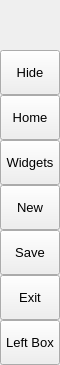
        <widget class="QFrame" name="leftMenuBg">
         <property name="minimumSize">
          <size>
           <width>60</width>
           <height>0</height>
          </size>
         </property>
         <property name="maximumSize">
          <size>
           <width>60</width>
           <height>16777215</height>
          </size>
         </property>
         <property name="frameShape">
          <enum>QFrame::NoFrame</enum>
         </property>
         <property name="frameShadow">
          <enum>QFrame::Raised</enum>
         </property>
         <layout class="QVBoxLayout" name="verticalLayout_3">
          <property name="spacing">
           <number>0</number>
          </property>
          <property name="leftMargin">
           <number>0</number>
          </property>
          <property name="topMargin">
           <number>0</number>
          </property>
          <property name="rightMargin">
           <number>0</number>
          </property>
          <property name="bottomMargin">
           <number>0</number>
          </property>
          <item>
           <widget class="QFrame" name="topLogoInfo">
            <property name="minimumSize">
             <size>
              <width>0</width>
              <height>50</height>
             </size>
            </property>
            <property name="maximumSize">
             <size>
              <width>16777215</width>
              <height>50</height>
             </size>
            </property>
            <property name="frameShape">
             <enum>QFrame::NoFrame</enum>
            </property>
            <property name="frameShadow">
             <enum>QFrame::Raised</enum>
            </property>
            <widget class="QFrame" name="topLogo">
             <property name="geometry">
              <rect>
               <x>10</x>
               <y>5</y>
               <width>42</width>
               <height>42</height>
              </rect>
             </property>
             <property name="minimumSize">
              <size>
               <width>42</width>
               <height>42</height>
              </size>
             </property>
             <property name="maximumSize">
              <size>
               <width>42</width>
               <height>42</height>
              </size>
             </property>
             <property name="frameShape">
              <enum>QFrame::NoFrame</enum>
             </property>
             <property name="frameShadow">
              <enum>QFrame::Raised</enum>
             </property>
            </widget>
            <widget class="QLabel" name="titleLeftApp">
             <property name="geometry">
              <rect>
               <x>70</x>
               <y>8</y>
               <width>160</width>
               <height>20</height>
              </rect>
             </property>
             <property name="font">
              <font>
               <pointsize>12</pointsize>
               <italic>false</italic>
               <bold>false</bold>
              </font>
             </property>
             <property name="text">
              <string>Tracker App</string>
             </property>
             <property name="alignment">
              <set>Qt::AlignLeading|Qt::AlignLeft|Qt::AlignTop</set>
             </property>
            </widget>
            <widget class="QLabel" name="titleLeftDescription">
             <property name="geometry">
              <rect>
               <x>70</x>
               <y>27</y>
               <width>160</width>
               <height>16</height>
              </rect>
             </property>
             <property name="maximumSize">
              <size>
               <width>16777215</width>
               <height>16</height>
              </size>
             </property>
             <property name="font">
              <font>
               <pointsize>8</pointsize>
               <italic>false</italic>
               <bold>false</bold>
              </font>
             </property>
             <property name="alignment">
              <set>Qt::AlignLeading|Qt::AlignLeft|Qt::AlignTop</set>
             </property>
            </widget>
           </widget>
          </item>
          <item>
           <widget class="QFrame" name="leftMenuFrame">
            <property name="frameShape">
             <enum>QFrame::NoFrame</enum>
            </property>
            <property name="frameShadow">
             <enum>QFrame::Raised</enum>
            </property>
            <layout class="QVBoxLayout" name="verticalMenuLayout">
             <property name="spacing">
              <number>0</number>
             </property>
             <property name="leftMargin">
              <number>0</number>
             </property>
             <property name="topMargin">
              <number>0</number>
             </property>
             <property name="rightMargin">
              <number>0</number>
             </property>
             <property name="bottomMargin">
              <number>0</number>
             </property>
             <item>
              <widget class="QFrame" name="toggleBox">
               <property name="maximumSize">
                <size>
                 <width>16777215</width>
                 <height>45</height>
                </size>
               </property>
               <property name="frameShape">
                <enum>QFrame::NoFrame</enum>
               </property>
               <property name="frameShadow">
                <enum>QFrame::Raised</enum>
               </property>
               <layout class="QVBoxLayout" name="verticalLayout_4">
                <property name="spacing">
                 <number>0</number>
                </property>
                <property name="leftMargin">
                 <number>0</number>
                </property>
                <property name="topMargin">
                 <number>0</number>
                </property>
                <property name="rightMargin">
                 <number>0</number>
                </property>
                <property name="bottomMargin">
                 <number>0</number>
                </property>
                <item>
                 <widget class="QPushButton" name="toggleButton">
                  <property name="sizePolicy">
                   <sizepolicy hsizetype="Expanding" vsizetype="Fixed">
                    <horstretch>0</horstretch>
                    <verstretch>0</verstretch>
                   </sizepolicy>
                  </property>
                  <property name="minimumSize">
                   <size>
                    <width>0</width>
                    <height>45</height>
                   </size>
                  </property>
                  <property name="font">
                   <font>
                    <pointsize>10</pointsize>
                    <italic>false</italic>
                    <bold>false</bold>
                   </font>
                  </property>
                  <property name="cursor">
                   <cursorShape>PointingHandCursor</cursorShape>
                  </property>
                  <property name="layoutDirection">
                   <enum>Qt::LeftToRight</enum>
                  </property>
                  <property name="styleSheet">
                   <string notr="true">background-image: url(:/icons/images/icons/icon_menu.png);</string>
                  </property>
                  <property name="text">
                   <string>Hide</string>
                  </property>
                 </widget>
                </item>
               </layout>
              </widget>
             </item>
             <item alignment="Qt::AlignTop">
              <widget class="QFrame" name="topMenu">
               <property name="frameShape">
                <enum>QFrame::NoFrame</enum>
               </property>
               <property name="frameShadow">
                <enum>QFrame::Raised</enum>
               </property>
               <layout class="QVBoxLayout" name="verticalLayout_8">
                <property name="spacing">
                 <number>0</number>
                </property>
                <property name="leftMargin">
                 <number>0</number>
                </property>
                <property name="topMargin">
                 <number>0</number>
                </property>
                <property name="rightMargin">
                 <number>0</number>
                </property>
                <property name="bottomMargin">
                 <number>0</number>
                </property>
                <item>
                 <widget class="QPushButton" name="btn_home">
                  <property name="sizePolicy">
                   <sizepolicy hsizetype="Expanding" vsizetype="Fixed">
                    <horstretch>0</horstretch>
                    <verstretch>0</verstretch>
                   </sizepolicy>
                  </property>
                  <property name="minimumSize">
                   <size>
                    <width>0</width>
                    <height>45</height>
                   </size>
                  </property>
                  <property name="font">
                   <font>
                    <pointsize>10</pointsize>
                    <italic>false</italic>
                    <bold>false</bold>
                   </font>
                  </property>
                  <property name="cursor">
                   <cursorShape>PointingHandCursor</cursorShape>
                  </property>
                  <property name="layoutDirection">
                   <enum>Qt::LeftToRight</enum>
                  </property>
                  <property name="styleSheet">
                   <string notr="true">background-image: url(:/icons/images/icons/cil-home.png);</string>
                  </property>
                  <property name="text">
                   <string>Home</string>
                  </property>
                 </widget>
                </item>
                <item>
                 <widget class="QPushButton" name="btn_widgets">
                  <property name="sizePolicy">
                   <sizepolicy hsizetype="Expanding" vsizetype="Fixed">
                    <horstretch>0</horstretch>
                    <verstretch>0</verstretch>
                   </sizepolicy>
                  </property>
                  <property name="minimumSize">
                   <size>
                    <width>0</width>
                    <height>45</height>
                   </size>
                  </property>
                  <property name="font">
                   <font>
                    <pointsize>10</pointsize>
                    <italic>false</italic>
                    <bold>false</bold>
                   </font>
                  </property>
                  <property name="cursor">
                   <cursorShape>PointingHandCursor</cursorShape>
                  </property>
                  <property name="layoutDirection">
                   <enum>Qt::LeftToRight</enum>
                  </property>
                  <property name="styleSheet">
                   <string notr="true">background-image: url(:/icons/images/icons/cil-gamepad.png);</string>
                  </property>
                  <property name="text">
                   <string>Widgets</string>
                  </property>
                 </widget>
                </item>
                <item>
                 <widget class="QPushButton" name="btn_new">
                  <property name="sizePolicy">
                   <sizepolicy hsizetype="Expanding" vsizetype="Fixed">
                    <horstretch>0</horstretch>
                    <verstretch>0</verstretch>
                   </sizepolicy>
                  </property>
                  <property name="minimumSize">
                   <size>
                    <width>0</width>
                    <height>45</height>
                   </size>
                  </property>
                  <property name="font">
                   <font>
                    <pointsize>10</pointsize>
                    <italic>false</italic>
                    <bold>false</bold>
                   </font>
                  </property>
                  <property name="cursor">
                   <cursorShape>PointingHandCursor</cursorShape>
                  </property>
                  <property name="layoutDirection">
                   <enum>Qt::LeftToRight</enum>
                  </property>
                  <property name="styleSheet">
                   <string notr="true">background-image: url(:/icons/images/icons/cil-file.png);</string>
                  </property>
                  <property name="text">
                   <string>New</string>
                  </property>
                 </widget>
                </item>
                <item>
                 <widget class="QPushButton" name="btn_save">
                  <property name="sizePolicy">
                   <sizepolicy hsizetype="Expanding" vsizetype="Fixed">
                    <horstretch>0</horstretch>
                    <verstretch>0</verstretch>
                   </sizepolicy>
                  </property>
                  <property name="minimumSize">
                   <size>
                    <width>0</width>
                    <height>45</height>
                   </size>
                  </property>
                  <property name="font">
                   <font>
                    <pointsize>10</pointsize>
                    <italic>false</italic>
                    <bold>false</bold>
                   </font>
                  </property>
                  <property name="cursor">
                   <cursorShape>PointingHandCursor</cursorShape>
                  </property>
                  <property name="layoutDirection">
                   <enum>Qt::LeftToRight</enum>
                  </property>
                  <property name="styleSheet">
                   <string notr="true">background-image: url(:/icons/images/icons/cil-save.png)</string>
                  </property>
                  <property name="text">
                   <string>Save</string>
                  </property>
                 </widget>
                </item>
                <item>
                 <widget class="QPushButton" name="btn_exit">
                  <property name="sizePolicy">
                   <sizepolicy hsizetype="Expanding" vsizetype="Fixed">
                    <horstretch>0</horstretch>
                    <verstretch>0</verstretch>
                   </sizepolicy>
                  </property>
                  <property name="minimumSize">
                   <size>
                    <width>0</width>
                    <height>45</height>
                   </size>
                  </property>
                  <property name="font">
                   <font>
                    <pointsize>10</pointsize>
                    <italic>false</italic>
                    <bold>false</bold>
                   </font>
                  </property>
                  <property name="cursor">
                   <cursorShape>PointingHandCursor</cursorShape>
                  </property>
                  <property name="layoutDirection">
                   <enum>Qt::LeftToRight</enum>
                  </property>
                  <property name="styleSheet">
                   <string notr="true">background-image: url(:/icons/images/icons/cil-x.png);</string>
                  </property>
                  <property name="text">
                   <string>Exit</string>
                  </property>
                 </widget>
                </item>
               </layout>
              </widget>
             </item>
             <item alignment="Qt::AlignBottom">
              <widget class="QFrame" name="bottomMenu">
               <property name="frameShape">
                <enum>QFrame::NoFrame</enum>
               </property>
               <property name="frameShadow">
                <enum>QFrame::Raised</enum>
               </property>
               <layout class="QVBoxLayout" name="verticalLayout_9">
                <property name="spacing">
                 <number>0</number>
                </property>
                <property name="leftMargin">
                 <number>0</number>
                </property>
                <property name="topMargin">
                 <number>0</number>
                </property>
                <property name="rightMargin">
                 <number>0</number>
                </property>
                <property name="bottomMargin">
                 <number>0</number>
                </property>
                <item>
                 <widget class="QPushButton" name="toggleLeftBox">
                  <property name="sizePolicy">
                   <sizepolicy hsizetype="Expanding" vsizetype="Fixed">
                    <horstretch>0</horstretch>
                    <verstretch>0</verstretch>
                   </sizepolicy>
                  </property>
                  <property name="minimumSize">
                   <size>
                    <width>0</width>
                    <height>45</height>
                   </size>
                  </property>
                  <property name="font">
                   <font>
                    <pointsize>10</pointsize>
                    <italic>false</italic>
                    <bold>false</bold>
                   </font>
                  </property>
                  <property name="cursor">
                   <cursorShape>PointingHandCursor</cursorShape>
                  </property>
                  <property name="layoutDirection">
                   <enum>Qt::LeftToRight</enum>
                  </property>
                  <property name="styleSheet">
                   <string notr="true">background-image: url(:/icons/images/icons/icon_settings.png);</string>
                  </property>
                  <property name="text">
                   <string>Left Box</string>
                  </property>
                 </widget>
                </item>
               </layout>
              </widget>
             </item>
            </layout>
           </widget>
          </item>
         </layout>
        </widget>
